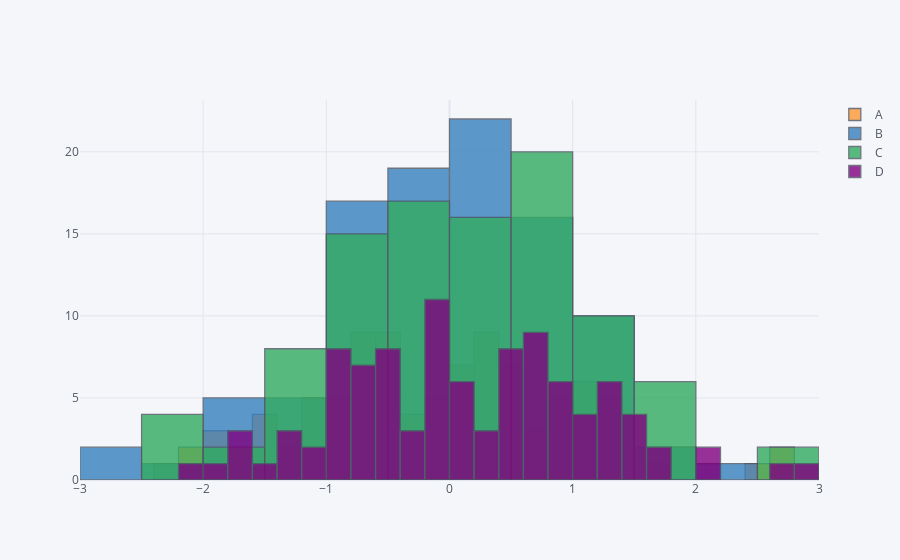

The code cell stored with this chart in its notebook:
### Code cell
df.iplot(kind='hist',bins=25)
